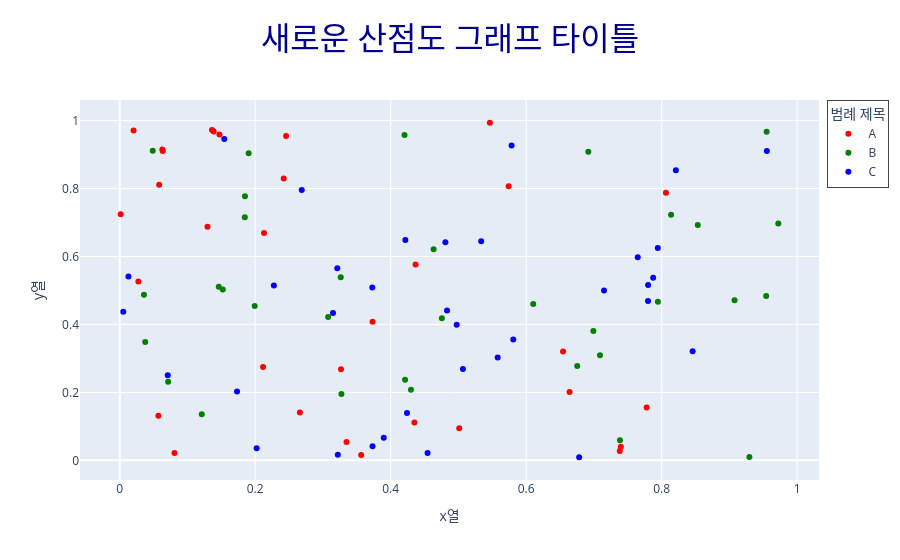

The cell this chart's notebook holds for it:
### Code cell
import plotly.express as px
import pandas as pd
import numpy as np

df = pd.DataFrame({
    "x열": np.random.rand(100), # 0부터 1미만의 실수자료형을 난수형태로 100개 생성 (중복 허용)
    "y열": np.random.rand(100),
    "색상기준열": np.random.choice(["A", "B", "C"], 100) # 최대한 비중을 근사치로 만들어줍니다. 34, 33, 33
})

df["색상기준열"] = pd.Categorical(df["색상기준열"], categories=["A", "B", "C"], ordered=True) # 재확인!!

fig = px.scatter(df, x="x열", y="y열", color="색상기준열", category_orders={"색상기준열": ["A", "B", "C"]}, color_discrete_sequence=["red", "green", "blue"], title="산점도 그래프")

fig.update_layout(
    title={
        "text": "새로운 산점도 그래프 타이틀",
        "font": {
            "size": 32,
            "color": "darkblue"
        },
        "x": 0.5
    },
    legend=dict(
        title="범례 제목",
        x=1.01,
        y=1,
        xanchor="left",
        yanchor="top",
        borderwidth=1
    )
)

fig.show()

### Figure 1 — Plotly figure (JSON) as saved in the notebook; plotly's stock layout.template omitted (floating-point values rounded to 4 significant figures)
{"data": [{"hovertemplate": "색상기준열=A<br>x열=%{x}<br>y열=%{y}<extra></extra>", "legendgroup": "A", "marker": {"color": "red", "symbol": "circle"}, "mode": "markers", "name": "A", "orientation": "v", "showlegend": true, "type": "scatter", "x": [0.7397, 0.2116, 0.02759, 0.1296, 0.266, 0.02045, 0.1386, 0.06293, 0.1362, 0.3564, 0.08088, 0.3266, 0.2421, 0.5464, 0.4367, 0.435, 0.3732, 0.6544, 0.001473, 0.3348, 0.7381, 0.05711, 0.213, 0.5741, 0.06355, 0.2455, 0.1473, 0.8063, 0.7778, 0.05832, 0.664, 0.5012], "xaxis": "x", "y": [0.03996, 0.275, 0.5264, 0.6872, 0.141, 0.9712, 0.9676, 0.9146, 0.9725, 0.01561, 0.02159, 0.2683, 0.8293, 0.9937, 0.5768, 0.1117, 0.408, 0.3205, 0.7243, 0.05401, 0.02772, 0.1312, 0.6694, 0.8065, 0.9106, 0.9543, 0.9593, 0.7874, 0.1556, 0.811, 0.2012, 0.09448], "yaxis": "y"}, {"hovertemplate": "색상기준열=B<br>x열=%{x}<br>y열=%{y}<extra></extra>", "legendgroup": "B", "marker": {"color": "green", "symbol": "circle"}, "mode": "markers", "name": "B", "orientation": "v", "showlegend": true, "type": "scatter", "x": [0.9542, 0.04873, 0.4755, 0.3077, 0.4204, 0.1462, 0.8138, 0.1993, 0.4634, 0.6991, 0.8533, 0.1849, 0.1846, 0.7384, 0.07151, 0.3263, 0.1521, 0.6753, 0.9549, 0.03582, 0.4299, 0.1903, 0.9075, 0.7943, 0.1211, 0.6917, 0.9721, 0.9294, 0.7089, 0.4212, 0.3273, 0.6104, 0.03767], "xaxis": "x", "y": [0.4835, 0.9111, 0.4184, 0.4218, 0.9575, 0.5112, 0.7226, 0.4542, 0.6215, 0.3804, 0.6928, 0.7777, 0.7153, 0.05915, 0.2312, 0.5391, 0.5028, 0.2776, 0.9672, 0.4873, 0.208, 0.9035, 0.471, 0.4665, 0.1355, 0.9087, 0.6968, 0.009998, 0.3096, 0.2373, 0.1954, 0.4604, 0.3484], "yaxis": "y"}, {"hovertemplate": "색상기준열=C<br>x열=%{x}<br>y열=%{y}<extra></extra>", "legendgroup": "C", "marker": {"color": "blue", "symbol": "circle"}, "mode": "markers", "name": "C", "orientation": "v", "showlegend": true, "type": "scatter", "x": [0.3212, 0.1543, 0.5809, 0.2276, 0.7646, 0.3149, 0.2021, 0.78, 0.3897, 0.8209, 0.0129, 0.9552, 0.5336, 0.1732, 0.4544, 0.5066, 0.3732, 0.4217, 0.4974, 0.7149, 0.7874, 0.005267, 0.07096, 0.2687, 0.7943, 0.3219, 0.4807, 0.7798, 0.5579, 0.4832, 0.4241, 0.5784, 0.6782, 0.8457, 0.3729], "xaxis": "x", "y": [0.5654, 0.9456, 0.3558, 0.5148, 0.5977, 0.4333, 0.03534, 0.5164, 0.06612, 0.8539, 0.5409, 0.9104, 0.645, 0.2026, 0.02178, 0.2686, 0.04124, 0.6489, 0.3992, 0.4996, 0.5375, 0.4377, 0.2501, 0.7958, 0.6253, 0.01637, 0.6419, 0.4689, 0.3029, 0.4409, 0.1393, 0.9267, 0.009068, 0.3209, 0.5085], "yaxis": "y"}], "layout": {"legend": {"borderwidth": 1, "title": {"text": "범례 제목"}, "tracegroupgap": 0, "x": 1.01, "xanchor": "left", "y": 1, "yanchor": "top"}, "title": {"font": {"color": "darkblue", "size": 32}, "text": "새로운 산점도 그래프 타이틀", "x": 0.5}, "xaxis": {"anchor": "y", "domain": [0, 1], "title": {"text": "x열"}}, "yaxis": {"anchor": "x", "domain": [0, 1], "title": {"text": "y열"}}}}
